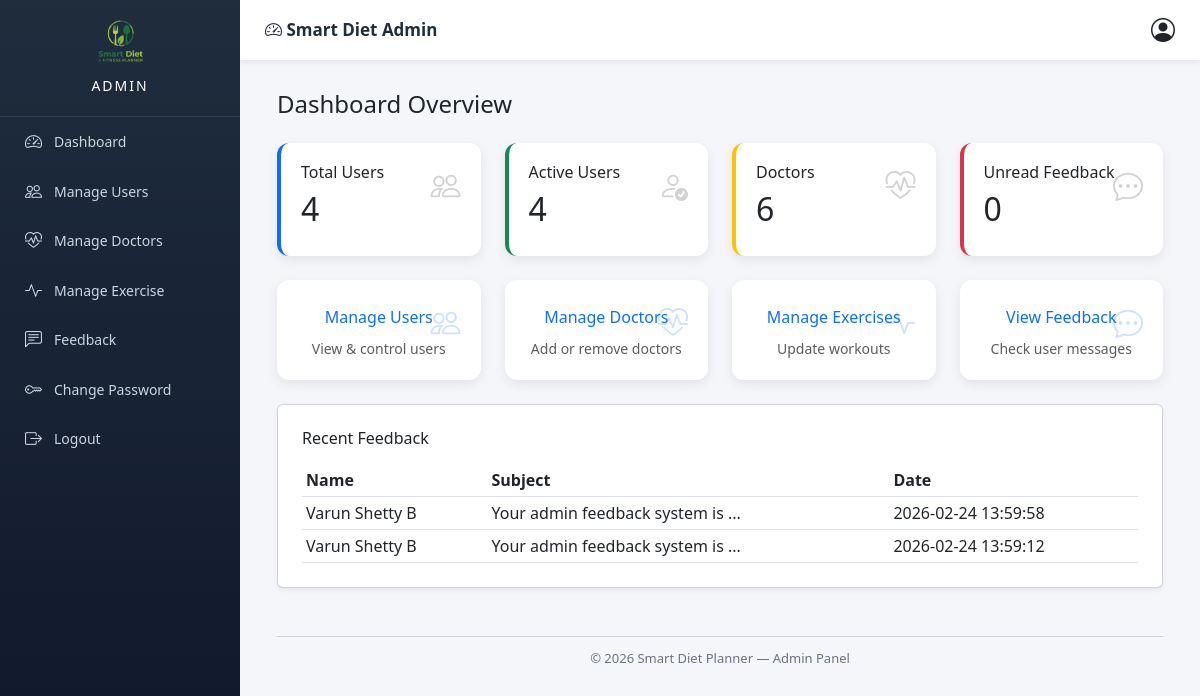
The page /admin/dashboard (signed in) on the database its author committed.
### tables this page shows
CREATE TABLE contact_messages(
    id INTEGER PRIMARY KEY AUTOINCREMENT,
    name TEXT NOT NULL,
    email TEXT NOT NULL,
    subject TEXT NOT NULL,
    message TEXT NOT NULL,
    is_read INTEGER DEFAULT 0,
    created_at DATETIME DEFAULT CURRENT_TIMESTAMP
);

### app.py (the view)
@app.route("/admin")
@app.route("/admin/dashboard")
def admin_dashboard():
    if "username" not in session or session["username"] != "Admin":
        return redirect(url_for("login"))
    conn = get_connection()
    cur = conn.cursor()
    cur.execute("SELECT COUNT(*) FROM users WHERE username != ?", ("Admin",))
    total_users = cur.fetchone()[0]
    cur.execute("""
    SELECT COUNT(*) FROM users
    WHERE status=1 AND username != ?
    """, ("Admin",))
    active_users = cur.fetchone()[0]
    cur.execute("SELECT COUNT(*) FROM doctors")
    total_doctors = cur.fetchone()[0]
    cur.execute("SELECT COUNT(*) FROM exercises")
    total_exercises = cur.fetchone()[0]
    cur.execute("SELECT COUNT(*) FROM contact_messages WHERE is_read=0")
    unread_feedback = cur.fetchone()[0]
    cur.execute("""
        SELECT id, name, subject, created_at
        FROM contact_messages
        ORDER BY created_at DESC
        LIMIT 5
    """)
    recent_feedback = cur.fetchall()
    conn.close()
    return render_template(
        "admin_dashboard.html",
        total_users=total_users,
        active_users=active_users,
        total_doctors=total_doctors,
        total_exercises=total_exercises,
        unread_feedback=unread_feedback,
        recent_feedback=recent_feedback
    )

### database.py (called while the page is built)
def get_connection():
    conn = sqlite3.connect(DB_NAME)
    conn.execute("PRAGMA foreign_keys = ON")
    return conn

### templates/admin_dashboard.html (shortened to what this page needs)
<!DOCTYPE html>
<html>
<head>
    <link href="https://cdn.jsdelivr.net/npm/bootstrap@5.3.0/dist/css/bootstrap.min.css" rel="stylesheet">
    <link href="https://cdn.jsdelivr.net/npm/bootstrap-icons@1.11.1/font/bootstrap-icons.css" rel="stylesheet">
    <link rel="stylesheet" href="{{ url_for('static', filename='admin.css') }}">
</head>
<body>
    {% include "admin_sidebar.html" %}
    {% include "admin_topbar.html" %}
    <div class="admin-content">
        <div class="container-fluid">
            <h4 class="mb-4">Dashboard Overview</h4>
            <div class="row g-4 mb-4">
                <div class="col-md-3">
                    <div class="stat-card border-start border-4 border-primary">
                        <i class="bi bi-people"></i>
                        <h6>Total Users</h6>
                        <h2>{{ total_users }}</h2>
                    </div>
                </div>
                <div class="col-md-3">
                    <div class="stat-card border-start border-4 border-success">
                        <i class="bi bi-person-check"></i>
                        <h6>Active Users</h6>
                        <h2>{{ active_users }}</h2>
                    </div>
                </div>
                <div class="col-md-3">
                    <div class="stat-card border-start border-4 border-warning">
                        <i class="bi bi-heart-pulse"></i>
                        <h6>Doctors</h6>
                        <h2>{{ total_doctors }}</h2>
                    </div>
                </div>
                <div class="col-md-3">
                    <div class="stat-card border-start border-4 border-danger">
                        <i class="bi bi-chat-dots"></i>
                        <h6>Unread Feedback</h6>
                        <h2>{{ unread_feedback }}</h2>
                    </div>
                </div>
            </div>
            <div class="row g-4 mb-4">
                <div class="col-md-3">
                    <a href="{{ url_for('manage_users') }}" class="text-decoration-none">
                        <div class="stat-card text-center quick-card">
                            <i class="bi bi-people"></i>
                            <h6 class="mt-2">Manage Users</h6>
                            <small class="text-muted">View & control users</small>
                        </div>
                    </a>
                </div>
                <div class="col-md-3">
                    <a href="{{ url_for('manage_doctors') }}" class="text-decoration-none">
                        <div class="stat-card text-center quick-card">
                            <i class="bi bi-heart-pulse"></i>
                            <h6 class="mt-2">Manage Doctors</h6>
                            <small class="text-muted">Add or remove doctors</small>
                        </div>
                    </a>
                </div>
                <div class="col-md-3">
                    <a href="{{ url_for('manage_exercises') }}" class="text-decoration-none">
                        <div class="stat-card text-center quick-card">
                            <i class="bi bi-activity"></i>
                            <h6 class="mt-2">Manage Exercises</h6>
                            <small class="text-muted">Update workouts</small>
                        </div>
                    </a>
                </div>
                <div class="col-md-3">
                    <a href="{{ url_for('admin_feedback') }}" class="text-decoration-none">
                        <div class="stat-card text-center quick-card">
                            <i class="bi bi-chat-dots"></i>
                            <h6 class="mt-2">View Feedback</h6>
                            <small class="text-muted">Check user messages</small>
                        </div>
                    </a>
                </div>
            </div>
            <div class="card shadow-sm p-4">
                <h6 class="mb-3">Recent Feedback</h6>
                <table class="table table-sm align-middle">
                    <thead>
                        <tr>
                            <th>Name</th>
                            <th>Subject</th>
                            <th>Date</th>
                        </tr>
                    </thead>
                    <tbody>
                        {% for f in recent_feedback %}
                        <tr>
                            <td>{{ f[1] }}</td>
                            <td>{{ f[2][:30] }}{% if f[2]|length > 30 %}...{% endif %}</td>
                            <td>{{ f[3] }}</td>
                        </tr>
                        {% endfor %}
                    </tbody>
                </table>
            </div>
            <footer class="admin-footer mt-5">
                © 2026 Smart Diet Planner — Admin Panel
            </footer>
        </div>
    </div>
</body>
</html>

### static/admin.css (style rules this page uses)
body { margin:0; font-family: 'Segoe UI', sans-serif; background:#f4f6f9; }
.admin-content { margin-left:240px; padding:90px 25px 25px 25px; }
.admin-footer { margin-top:40px; padding-top:12px; border-top:1px solid #d1d5db; text-align:center; color:#6b7280; font-size:13px; }
.table { margin-bottom: 0; }

### templates/admin_dashboard.html (style rules this page uses)
.stat-card { background: #fff; border-radius: 12px; padding: 20px; box-shadow: 0 4px 12px rgba(0, 0, 0, .08); position: relative; }
.stat-card i { font-size: 30px; position: absolute; right: 20px; top: 20px; opacity: .2; }
.quick-card { transition: 0.3s; cursor: pointer; }

### rows shown on the page
contact_messages: name "Varun Shetty B", subject "Your admin feedback system is", created_at "2026-02-24 13:59:58"
contact_messages: name "Varun Shetty B", subject "Your admin feedback system is", created_at "2026-02-24 13:59:12"

### other values the page prints
{{ total_users }} "4"
{{ active_users }} "4"
{{ total_doctors }} "6"
{{ unread_feedback }} "0"
